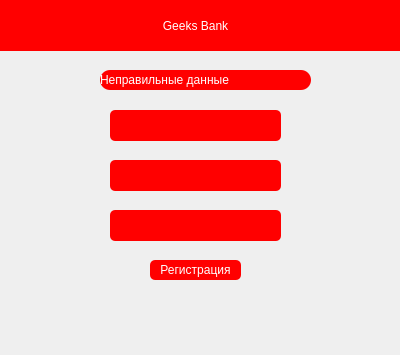
<?xml version="1.0" encoding="UTF-8"?>
<ui version="4.0">
 <class>From</class>
 <widget class="QWidget" name="From">
  <property name="geometry">
   <rect>
    <x>0</x>
    <y>0</y>
    <width>400</width>
    <height>355</height>
   </rect>
  </property>
  <property name="windowTitle">
   <string>Form</string>
  </property>
  <widget class="QLabel" name="label">
   <property name="geometry">
    <rect>
     <x>-40</x>
     <y>0</y>
     <width>471</width>
     <height>51</height>
    </rect>
   </property>
   <property name="styleSheet">
    <string notr="true">font: 17pt &quot;Yu Gothic UI Semibold&quot;;
color: white;
background-color: red;
border-radius: 10px;</string>
   </property>
   <property name="text">
    <string>Geeks Bank</string>
   </property>
   <property name="alignment">
    <set>Qt::AlignCenter</set>
   </property>
  </widget>
  <widget class="QLabel" name="error">
   <property name="geometry">
    <rect>
     <x>100</x>
     <y>70</y>
     <width>211</width>
     <height>20</height>
    </rect>
   </property>
   <property name="styleSheet">
    <string notr="true">font: 17pt &quot;Yu Gothic UI Semibold&quot;;
color: white;
background-color: red;
border-radius: 10px;</string>
   </property>
   <property name="text">
    <string>Неправильные данные</string>
   </property>
  </widget>
  <widget class="QLabel" name="login">
   <property name="geometry">
    <rect>
     <x>110</x>
     <y>110</y>
     <width>171</width>
     <height>31</height>
    </rect>
   </property>
   <property name="accessibleName">
    <string/>
   </property>
   <property name="accessibleDescription">
    <string/>
   </property>
   <property name="styleSheet">
    <string notr="true">font: 17pt &quot;Yu Gothic UI Semibold&quot;;
color: white;
background-color: red;
border-radius: 5px;</string>
   </property>
   <property name="text">
    <string/>
   </property>
  </widget>
  <widget class="QLabel" name="password">
   <property name="geometry">
    <rect>
     <x>110</x>
     <y>160</y>
     <width>171</width>
     <height>31</height>
    </rect>
   </property>
   <property name="styleSheet">
    <string notr="true">font: 17pt &quot;Yu Gothic UI Semibold&quot;;
color: white;
background-color: red;
border-radius: 5px;</string>
   </property>
   <property name="text">
    <string/>
   </property>
  </widget>
  <widget class="QLabel" name="password_2">
   <property name="geometry">
    <rect>
     <x>110</x>
     <y>210</y>
     <width>171</width>
     <height>31</height>
    </rect>
   </property>
   <property name="styleSheet">
    <string notr="true">font: 17pt &quot;Yu Gothic UI Semibold&quot;;
color: white;
background-color: red;
border-radius: 5px;</string>
   </property>
   <property name="text">
    <string/>
   </property>
  </widget>
  <widget class="QPushButton" name="signup">
   <property name="geometry">
    <rect>
     <x>150</x>
     <y>260</y>
     <width>91</width>
     <height>20</height>
    </rect>
   </property>
   <property name="styleSheet">
    <string notr="true">font: 17pt &quot;Yu Gothic UI Semibold&quot;;
color: white;
background-color: red;
border-radius: 5px;</string>
   </property>
   <property name="text">
    <string>Регистрация</string>
   </property>
  </widget>
 </widget>
 <resources/>
 <connections/>
</ui>
